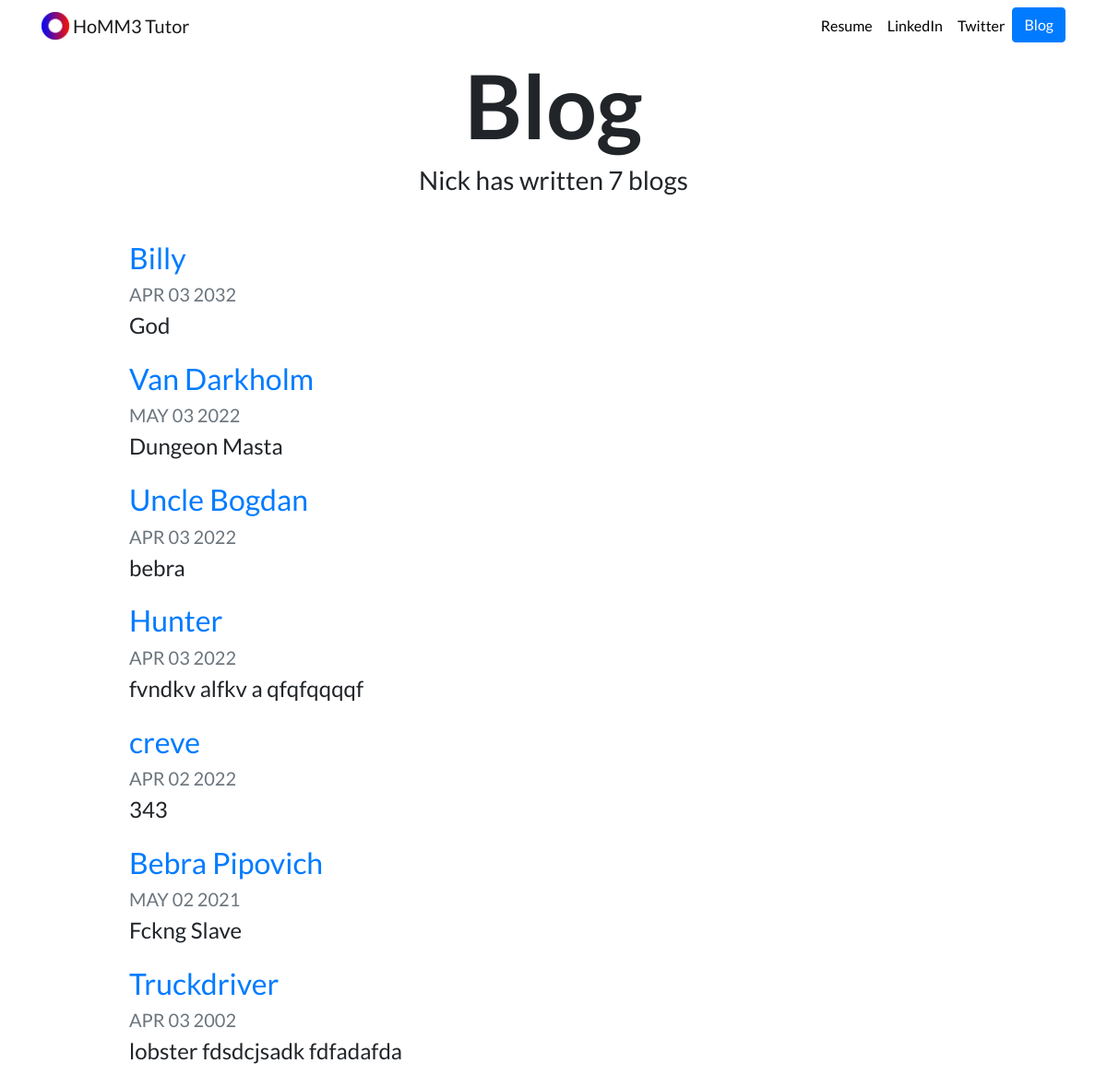
The page /blog/ on the database as committed earlier.
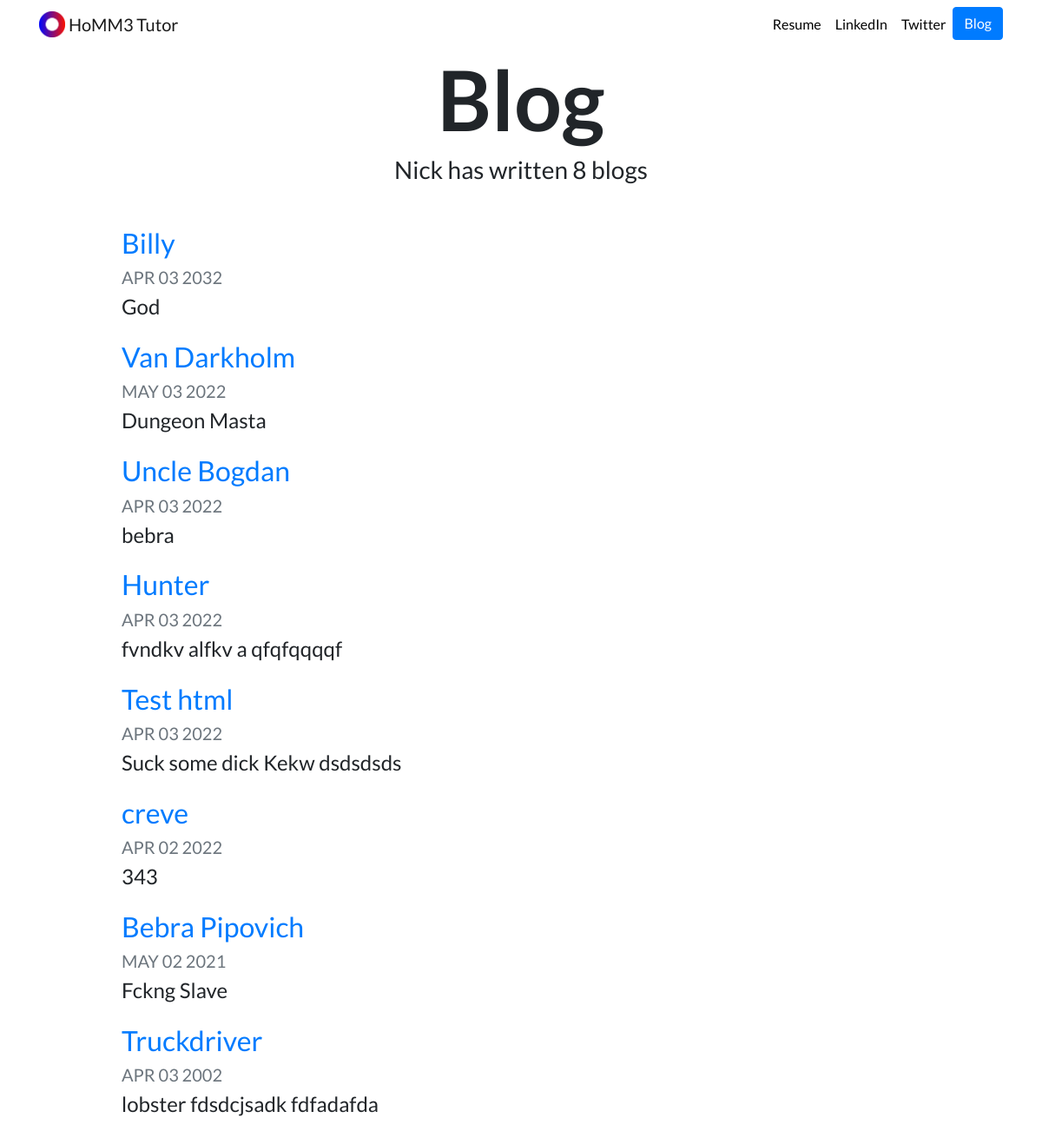
The same page on the database as committed later.
### blog/models.py (models this page shows, shortened)
class Blog(models.Model):
    title = models.CharField(max_length=100)
    dates = models.DateField()
    description = models.CharField(max_length=250)

### blog/views.py (the view)
# urls.py: path('', views.all_blogs, name='all_blogs'),
def all_blogs(request):
    blogs = Blog.objects.order_by('-dates') #order by date [:5] show first 5
    return render(request, 'blog/all_blogs.html', {'blogs':blogs})

### blog/templates/blog/all_blogs.html
{% extends "portfolio/base.html" %}
{% load static %}
{% block content %}
<h1 id="blogtitle" class="font-weight-bold text-center">Blog</h1>
<h3 class="text-center mb-5">Nick has written {{ blogs.count }} blog{{ blogs.count|pluralize }}</h3>
{% for blog in blogs %}
<div class="row justify-content-center my-3">
  <div class="col-md-10">
    <a href="{% url 'blog:detail' blog.id %}">
      <h2>{{ blog.title }}</h2>
    </a>
    <h5 class="text-muted">{{ blog.dates|date:'M d Y'|upper }}</h5>
    <h4>{{ blog.description|striptags|truncatechars:100 }}</h4>
  </div>
</div>
{% endfor %}
{% endblock %}

Rows that differ between the two databases and show on the page:
added Blog: title "Test html", dates "APR 03 2022", description "Suck some dick Kekw dsdsdsds"
Other text that changed with them:
{{ blogs.count }}: "7" → "8"
